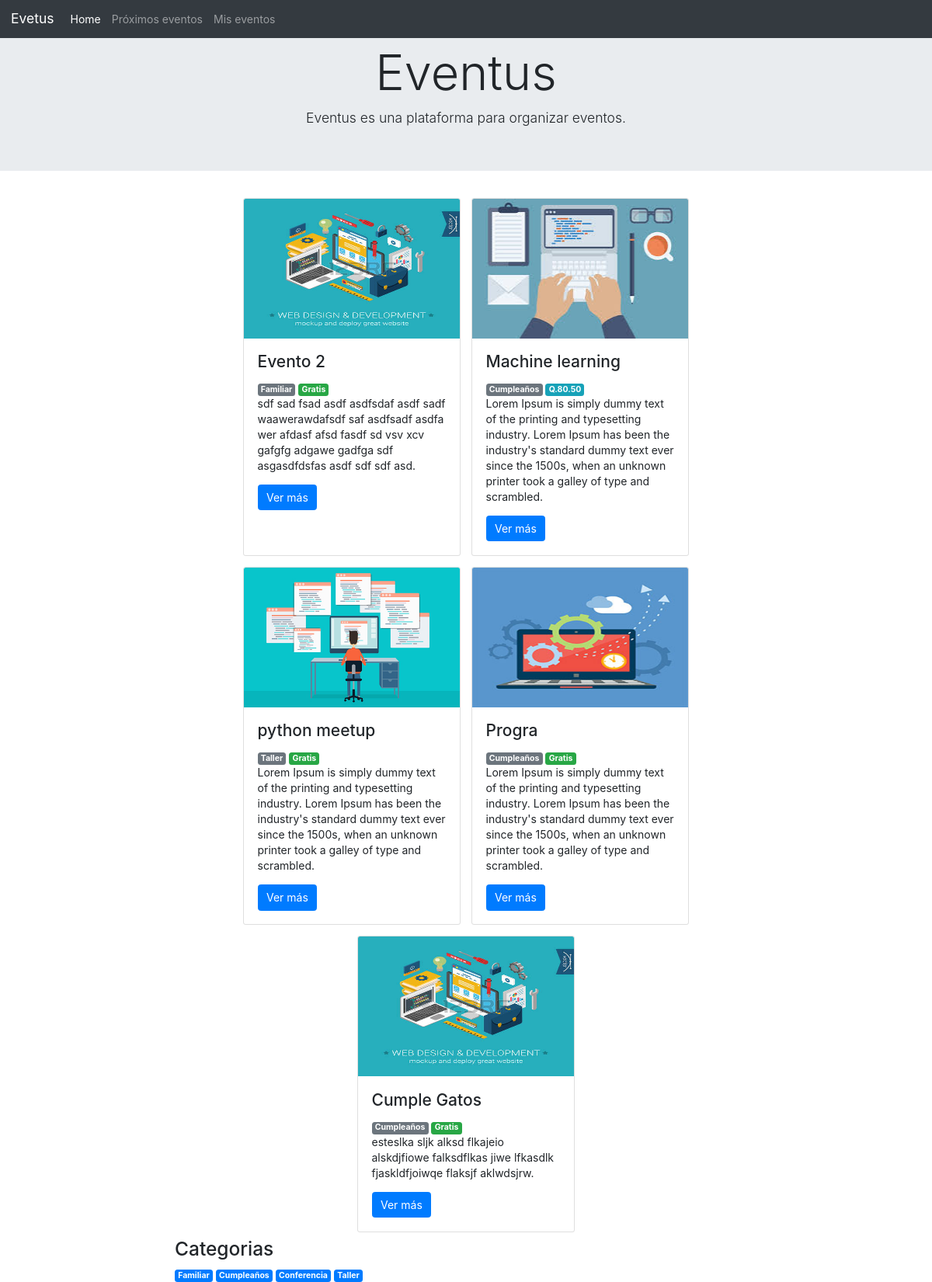
/, run on an earlier commit of the app's database.
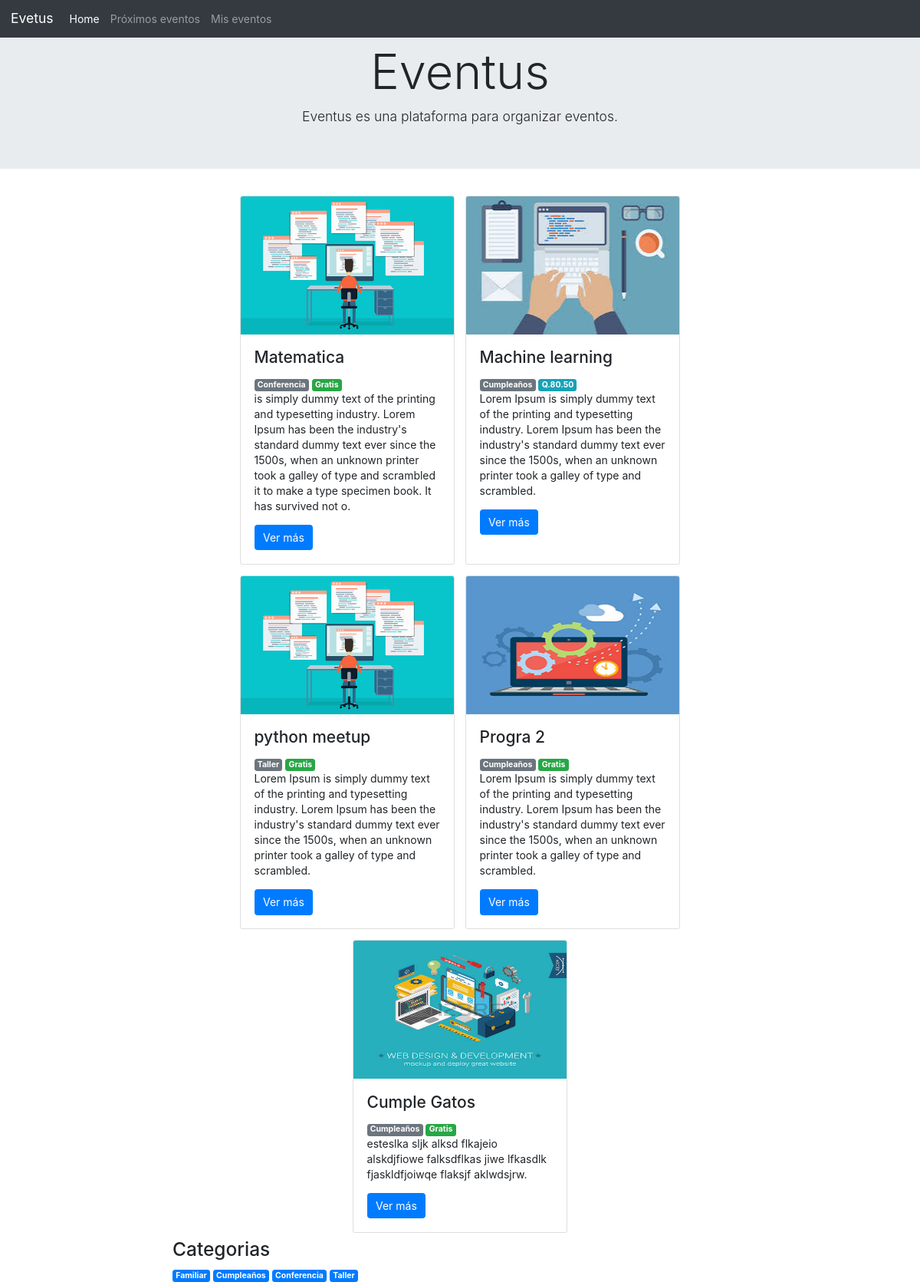
And on a later commit of the database.
### events/models.py (models this page shows, shortened)
class TimeStampModel(models.Model):
    created = models.DateTimeField(default = timezone.now)
    modified = models.DateTimeField(default = timezone.now)
    class Meta:
        abstract = True

class Evento(TimeStampModel):
    nombre = models.CharField(max_length=200, unique=True)
    sumario = models.TextField(max_length=255)
    contenido = models.TextField()
    categoria = models.ForeignKey(Categoria)
    lugar = models.CharField(max_length=50)
    inicio = models.DateTimeField()
    final = models.DateTimeField()
    imagen = models.ImageField(blank = True)
    is_free = models.BooleanField(default=True)
    precio = models.DecimalField(max_digits=5, decimal_places=2, default=0.00)
    vistas = models.PositiveIntegerField(default=0, blank=True, null=True)
    organizador = models.ForeignKey('auth.User')

class Categoria(models.Model):
    nombre = models.CharField(max_length= 50)
    def __str__(self):
        return self.nombre

### events/views.py (the view)
# urls.py: url(r'^$',views.listar_eventos, name='home'), #se redirecciona a la url del blog
def listar_eventos(request):
    eventos = Evento.objects.all().order_by('-created')
    categorias = Categoria.objects.all()
    return render(request, 'events/listareventos.html',{'eventos': eventos, 'categorias':categorias})

### events/templates/events/listareventos.html
{% extends 'events/base.html' %}
{% block content %}
<div class ="row d-flex justify-content-center">
  {% for evento in eventos %}
    <div class="card mx-2 my-2 animated fadeIn" style="width: 20rem;">
      {%if evento.imagen%}
      <img class="card-img-top" src="{{evento.imagen.url}}" height="180" width="380" alt="Card image cap">
      {%endif%}
      <div class="card-body">
        <h4 class="card-title">{{evento.nombre}}</h4>
        <span class="badge badge-secondary">{{evento.categoria}}</span>
        {% if evento.is_free %}
          <span class="badge badge-success">Gratis</span>
        {%else%}
          <span class="badge badge-info">Q.{{evento.precio}}</span>
        {% endif %}
        <p class="card-text">{{evento.sumario}}.</p>
        <a href="{% url 'detEvento' pk=evento.pk %}" class="btn btn-primary">Ver más</a>
      </div>
    </div>
  {% endfor %}
  </div>
  <h3>Categorias</h3>
  {% for categoria in categorias%}
    <span class="badge badge-primary">{{categoria.nombre}}</span>
  {% endfor %}
{% endblock content %}

What changed in the data, as far as the page shows it:
removed Evento: imagen (picture), nombre "Evento 2", categoria "Familiar", is_free "Gratis", sumario "sdf sad fsad asdf asdfsdaf asdf sadf waawerawdafsdf saf asdfsadf asdfa wer afdasf afsd fasdf sd vsv xcv gafgfg adgawe gadfga sdf asgasdfdsfas asdf sdf sdf asd"
added Evento: imagen (picture), nombre "Matematica", categoria "Conferencia", is_free "Gratis", sumario "is simply dummy text of the printing and typesetting industry. Lorem Ipsum has been the industry's standard dummy text ever since the 1500s, when an unknown printer took a galley of type and scrambled it to make a type specimen book. It has survived not o"
changed Evento: nombre "Progra" → "Progra 2"
